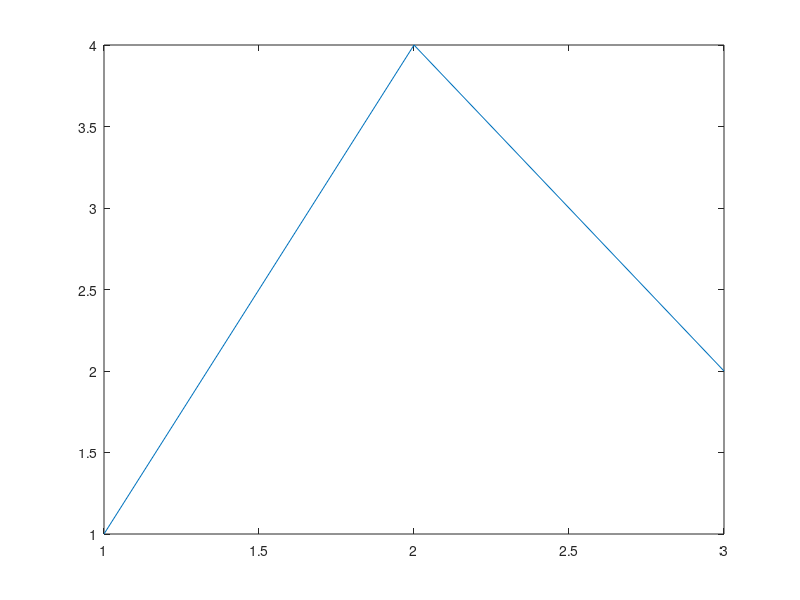

This figure's MATLAB source: (Note: this script raises an error after producing the figure.)
% Verify that exportPaperFigure writes a FIG readable by openfig.

clearvars;
projectRoot = fileparts(fileparts(mfilename('fullpath')));
addpath(fullfile(projectRoot, 'toolbox', 'sweep'));
addpath(fullfile(projectRoot, 'third_party', 'matlab2tikz', 'src'));
outputDirectory = tempname;
mkdir(outputDirectory);
cleanup = onCleanup(@() removeFixture(outputDirectory));

figureHandle = figure('Visible', 'off');
axesHandle = axes(figureHandle);
plot(axesHandle, 1:3, [1 4 2]);
files = exportPaperFigure(figureHandle, ...
    fullfile(outputDirectory, 'roundtrip'), struct());
close(figureHandle);

assert(isfile(files.tikz));
assert(isfile(files.standaloneTex));
tikzText = fileread(files.tikz);
wrapperText = fileread(files.standaloneTex);
assert(contains(tikzText, 'width=0.68\figurewidth'));
assert(contains(tikzText, 'height=0.7\figureheight'));
assert(contains(wrapperText, ...
    '\PassOptionsToClass{lettersize,journal}{IEEEtran}'));

figureHandle = openfig(char(files.fig), 'new', 'visible');
drawnow;
assert(isgraphics(figureHandle, 'figure'));
assert(strcmpi(figureHandle.Visible, 'on'));
close(figureHandle);

clear cleanup;
fprintf('PAPER FIGURE ROUNDTRIP TEST: PASS\n');

function removeFixture(directory)
close all force;
if isfolder(directory)
    rmdir(directory, 's');
end
end
